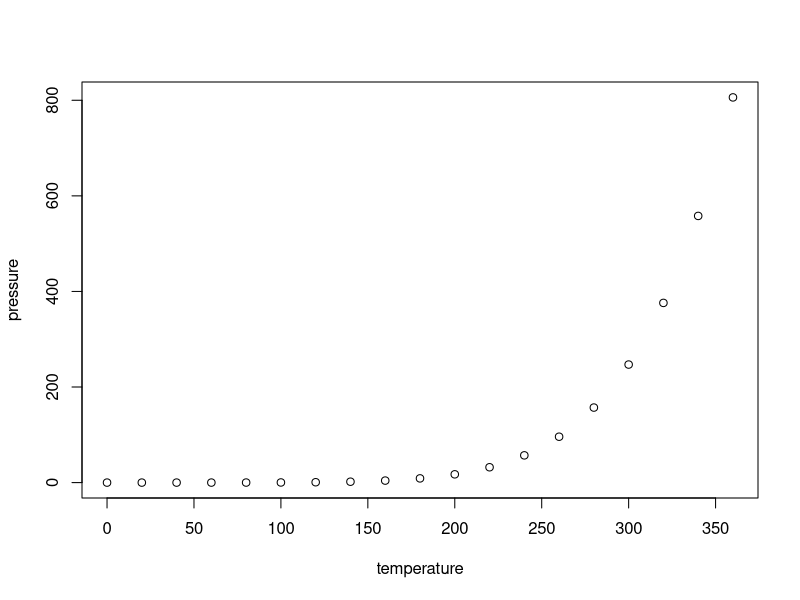
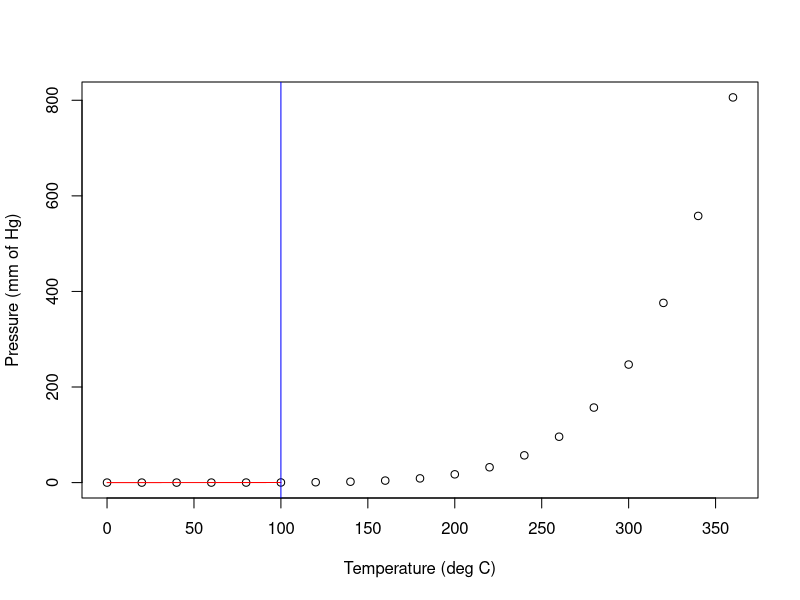
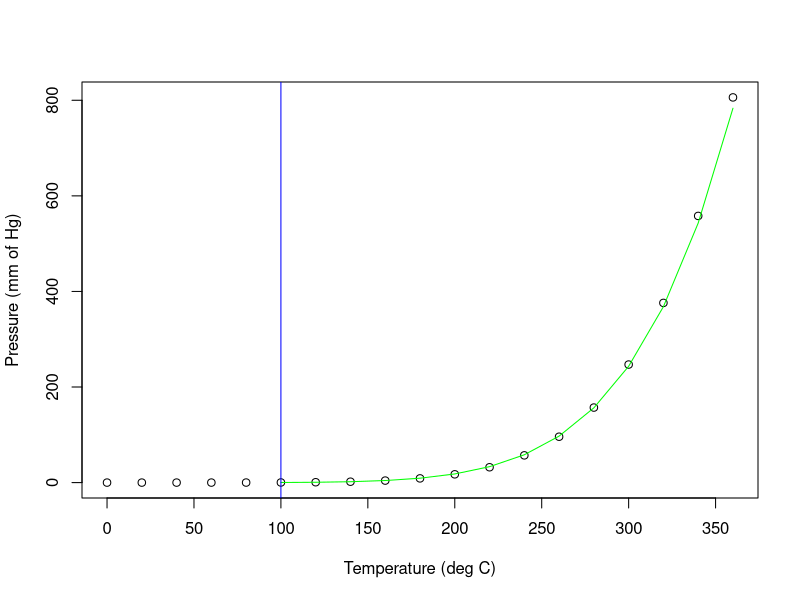

Generate these figures, in order, with R:
## ---- chunk 1
knitr::opts_chunk$set(echo = FALSE)
## ---- chunk 2
plot(pressure)
## ---- chunk 3
Model1 <- lm(pressure ~ temperature, data = pressure[pressure$temperature<=100,])
# Get fit values
Model1Pred <- data.frame(temperature = c(pressure[pressure$temperature<=100,'temperature'],100))
Model1Pred[,'pressure'] <- predict(Model1, newdata = Model1Pred)

 plot(pressure$temperature, pressure$pressure, xlab = "Temperature (deg C)", ylab = "Pressure (mm of Hg)")
lines(Model1Pred$temperature, Model1Pred$pressure, col = "red")
abline(v=100, col="blue")
## ---- chunk 4
Model2 <- lm(log(pressure) ~ log(temperature), data = pressure[pressure$temperature>100,])
 
Model2Pred <- data.frame(temperature = c(100,pressure[pressure$temperature>100,'temperature']))
Model2Pred[,'pressure'] <- Model2Pred[,'temperature']^Model2$coefficients[2]*exp(Model2$coefficients[1])

plot(pressure$temperature, pressure$pressure, xlab = "Temperature (deg C)", ylab = "Pressure (mm of Hg)")
lines(Model2Pred$temperature, Model2Pred$pressure, col = "green")
abline(v=100, col="blue")
